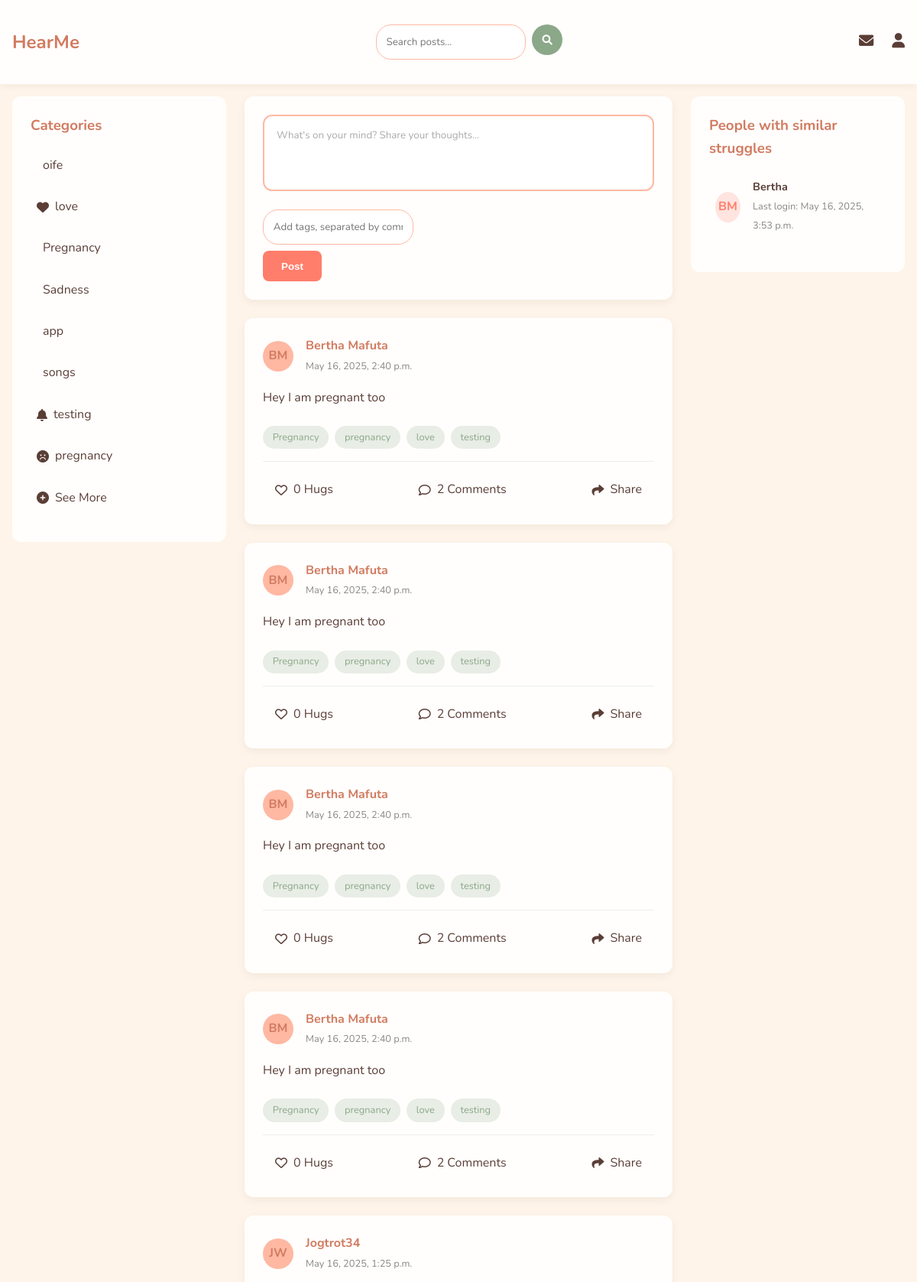
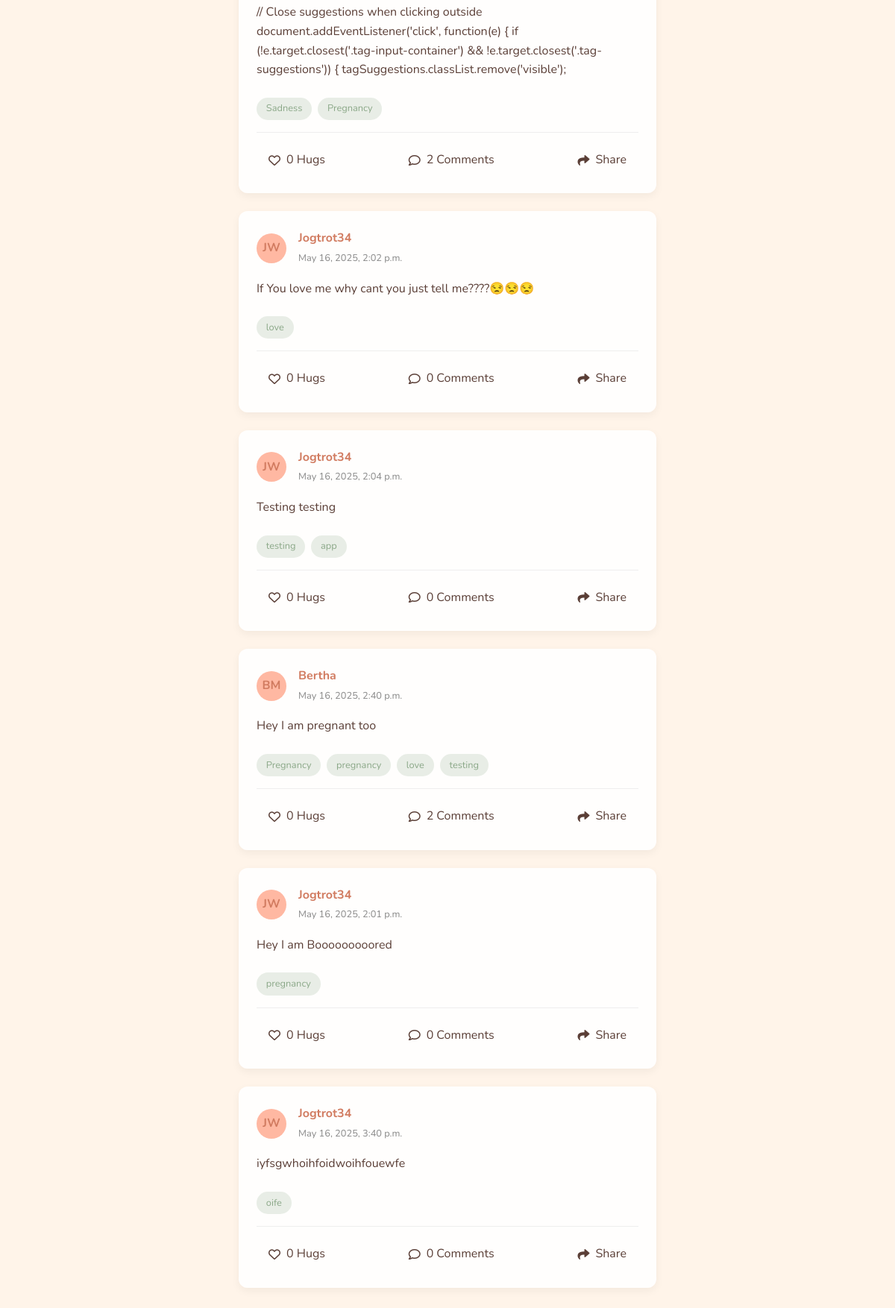
/feed/ (signed in), run on the app's committed database (2 pictures, top to bottom).
### pages/models.py (models this page shows, shortened)
class PostTag(models.Model):
    ICON_CHOICES = [
        ('fas fa-bell', 'Bell'),
        ('fas fa-envelope', 'Envelope'),
        ('fas fa-check-circle', 'Check Circle'),
        ('fas fa-exclamation-triangle', 'Exclamation Triangle'),
        ('fas fa-info-circle', 'Info Circle'),
        ('fas fa-times-circle', 'Times Circle'),
        ('fas fa-user', 'User'),
        ('fas fa-users', 'Users'),
        ('fas fa-cog', 'Cog'),
        ('fas fa-gear', 'Gear'),
        ('fas fa-heart', 'Heart'),
        ('fas fa-star', 'Star'),
        ('fas fa-thumbs-up', 'Thumbs Up'),
        ('fas fa-thumbs-down', 'Thumbs Down'),
        ('fas fa-comment', 'Comment'),
        ('fas fa-comments', 'Comments'),
        ('fas fa-upload', 'Upload'),
        ('fas fa-download', 'Download'),
        ('fas fa-cloud-upload-alt', 'Cloud Upload'),
        ('fas fa-cloud-download-alt', 'Cloud Download'),
        ('fas fa-truck', 'Truck'),
        ('fas fa-shipping-fast', 'Shipping Fast'),
        ('fas fa-box', 'Box'),
        ('fas fa-clipboard-check', 'Clipboard Check'),
        ('fas fa-calendar', 'Calendar'),
        ('fas fa-clock', 'Clock'),
        ('fas fa-bug', 'Bug'),
        ('fas fa-lock', 'Lock'),
        ('fas fa-unlock', 'Unlock'),
        ('fas fa-warning', 'Warning'),
        ('fas fa-question-circle', 'Question Circle'),
        ('fas fa-smile', 'Smile'),
        ('fas fa-frown', 'Frown'),
        ('fas fa-shopping-cart', 'Shopping Cart'),
        ('fas fa-credit-card', 'Credit Card'),
        ('fas fa-check', 'Check'),
        ('fas fa-times', 'Times'),
        ('fas fa-angle-double-right', 'Double Right Arrow'),
        ('fas fa-angle-double-left', 'Double Left Arrow'),
        ('fas fa-sync', 'Sync'),
        ('fas fa-spinner', 'Spinner'),
        ('fas fa-chart-line', 'Chart Line'),
        ('fas fa-bolt', 'Bolt'),
        ('fas fa-gift', 'Gift'),
        ('fas fa-tag', 'Tag'),
        ('fas fa-tags', 'Tags'),
        ('fas fa-eye', 'Eye'),
        ('fas fa-eye-slash', 'Eye Slash'),
    ]
    icon = models.CharField(max_length=100, choices=ICON_CHOICES, default='Tag')
    name = models.CharField(max_length=30, unique=True)

class Post(models.Model):
    author = models.ForeignKey(User, on_delete=models.CASCADE, related_name='posts')
    title = models.CharField(max_length=100)
    content = models.TextField()
    tags = models.ManyToManyField(PostTag, related_name='posts', blank=True)
    created_at = models.DateTimeField(auto_now_add=True)
    updated_at = models.DateTimeField(auto_now=True)

### pages/views.py (the view, shortened to what this page needs)
# urls.py: path('feed/', home_view, name='home'),
@login_required
def home_view(request):
    posts = Post.objects.all().order_by('?')
    tags = PostTag.objects.all().order_by('?')[:10]
    user_tags = Post.objects.filter(author=request.user).values_list('tags__id', flat=True)
    similar_posts = Post.objects.filter(tags__id__in=user_tags).exclude(author=request.user)
    similar_users = User.objects.filter(posts__in=similar_posts).distinct()
    context={
        'posts':posts,
        'tags': tags,
        'sim': similar_users,
        'simp': similar_posts,
    }
    return render(request, 'feed.html', context)

### templates/feed.html (shortened to what this page needs)
<!DOCTYPE html>
<html lang="en">
<head>
  <link rel="stylesheet" href="https://cdnjs.cloudflare.com/ajax/libs/font-awesome/6.0.0/css/all.min.css">
</head>
<body>
  <header class="header">
    <div class="logo">HearMe</div>
    <form class="add-comment" action="{% url 'search_posts' %}" method="get">
        <input type="text" name="q"placeholder="Search posts...">
        <button><i class="fas fa-search"></i></button>
    </form>
    <div class="nav-icons">
      <a href="{% url 'chats' %}"><i class="fas fa-envelope"></i></a>
      <a href="{% url 'profile' %}"><i class="fas fa-user"></i></a>
    </div>
  </header>
  <div class="container">
    <aside class="sidebar">
      <div class="category">
        <h3>Categories</h3>
        <ul class="category-list">
          {% for tag in tags %}
          <li><a href="{% url 'posts-f' 'Tag' tag.name %}"><i class="{{tag.icon}}"></i> {{tag.name}}</a></li>
          {% endfor %}
          <li><a href="#"><i class="fas fa-plus-circle"></i> See More</a></li>
        </ul>
      </div>
    </aside>
    <main class="feed">
      <form class="post-create" method="POST">{% csrf_token %}
        <textarea placeholder="What's on your mind? Share your thoughts..." name="content"></textarea>
        <input type="text" placeholder="Add tags, separated by commas..." name="tags">
        <div class="post-create-actions">
          <div>
            <button class="post-btn">Post</button>
          </div>
        </div>
      </form>
      {% if simp %}
      {% for post in simp %}
      <div class="post">
        <div class="post-header">
          <div class="post-user">{{ post.author.first_name|slice:":1" }}{{ post.author.last_name|slice:":1" }}</div>
          <div class="post-user-info">
            <h4>{{post.author.first_name}} {{post.author.last_name}}</h4>
            <small>{{post.created_at}}</small>
          </div>
        </div>
        <div class="post-content">
          <p>{{post.content}}</p>
        </div>
        <div class="post-tags">
          {% for tag in post.tags.all %}
          <span class="post-tag">{{tag.name}}</span>
          {% endfor %}
        </div>
        <div class="post-actions">
          <div class="post-action">
            <i class="far fa-heart"></i>
            <span>{{post.hugs.all.count}} Hugs</span>
          </div>
          <a href="{% url 'comments' post.id %}" style="color: inherit; text-decoration: none;"><div class="post-action">
            <i class="far fa-comment"></i>
            <span>{{post.comments.all.count}} Comments</span>
          </div></a>
          <div class="post-action">
            <i class="fas fa-share"></i>
            <span>Share</span>
          </div>
        </div>
      </div>
      {% endfor %}
      {% endif %}
      {% if posts %}
      {% for post in posts %}
      <div class="post">
        <div class="post-header">
          <div class="post-user">{{ post.author.first_name|slice:":1" }}{{ post.author.last_name|slice:":1" }}</div>
          <div class="post-user-info">
            <h4>{{post.author.username}}</h4>
            <small>{{post.created_at}}</small>
          </div>
        </div>
        <div class="post-content">
          <p>{{post.content}}</p>
        </div>
        <div class="post-tags">
          {% for tag in post.tags.all %}
          <span class="post-tag">{{tag.name}}</span>
          {% endfor %}
        </div>
        <div class="post-actions">
          <div class="post-action hug-button" data-post-id="{{ post.id }}">
          <i class="far fa-heart"></i>
          <span>{{ post.hugs.all.count }} Hugs</span>
        </div>
          <a href="{% url 'comments' post.id %}" style="color: inherit; text-decoration: none;"><div class="post-action">
            <i class="far fa-comment"></i>
            <span>{{post.comments.all.count}} Comments</span>
          </div></a>
          <div class="post-action">
            <i class="fas fa-share"></i>
            <span>Share</span>
          </div>
        </div>
      </div>
      {% endfor %}
      {% endif %}
    </main>
    <aside class="right-sidebar">
      <div class="suggestions">
        <h3>People with similar struggles</h3>
        {% if sim %}
        {% for s in sim %}
        <a href="{% url 'posts-f' 'User' s.username %}" style="color: inherit; text-decoration: none;"><div class="suggestion">
          <div class="suggestion-user">{{ s.first_name|slice:":1" }}{{ s.last_name|slice:":1" }}</div>
          <div class="suggestion-info">
            <h4>{{s.username}}</h4>
            <small>Last login: {{s.last_login}}</small>
          </div>
        </div></a>
        {% endfor %}
        {% endif %}
      </div>
    </aside>
  </div>
</body>
</html>

### data on the page
PostTag: name "oife"
PostTag: name "love"
PostTag: name "Pregnancy"
PostTag: name "Sadness"
PostTag: name "app"
PostTag: name "songs"
PostTag: name "testing"
PostTag: name "pregnancy"
Post: author.first_name "B", author.last_name "M", author.first_name "Bertha", author.last_name "Mafuta", created_at "May 16, 2025, 2:40 p.m.", content "Hey I am pregnant too", hugs.all.count "0", comments.all.count "2", author.username "Bertha"
Post: author.first_name "J", author.last_name "W", author.username "Jogtrot34", created_at "May 16, 2025, 1:25 p.m.", content "// Close suggestions when clicking outside document.addEventListener('click', function(e) { if (!e.target.closest('.tag-input-container') && !e.target.closest('.tag-suggestions')) { tagSuggestions.classList.remove('visible');", hugs.all.count "0", comments.all.count "2"
Post: author.first_name "J", author.last_name "W", author.username "Jogtrot34", created_at "May 16, 2025, 2:02 p.m.", content "If You love me why cant you just tell me????😒😒😒", hugs.all.count "0", comments.all.count "0"
Post: author.first_name "J", author.last_name "W", author.username "Jogtrot34", created_at "May 16, 2025, 2:04 p.m.", content "Testing testing", hugs.all.count "0", comments.all.count "0"
Post: author.first_name "J", author.last_name "W", author.username "Jogtrot34", created_at "May 16, 2025, 2:01 p.m.", content "Hey I am Booooooooored", hugs.all.count "0", comments.all.count "0"
Post: author.first_name "J", author.last_name "W", author.username "Jogtrot34", created_at "May 16, 2025, 3:40 p.m.", content "iyfsgwhoihfoidwoihfouewfe", hugs.all.count "0", comments.all.count "0"

### other printed values
{{ s.first_name|slice:":1" }} "B"
{{ s.last_name|slice:":1" }} "M"
{{ s.username }} "Bertha"
{{ s.last_login }} "May 16, 2025, 3:53 p.m."
